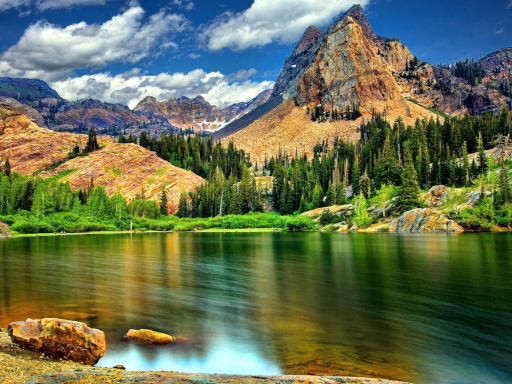
#> input picture tests/nature.png, 512 x 384 px, found by its file name; its folder holds 5 pictures in this run
$ python agonImages.py
#> lines starting #> are read from the running program, lines starting #| are printed output that depends on the picture
#> further down, pil_img is the input picture: PIL image 512x384 RGB; mean R, G, B 102.6, 113.1, 83.4
import colorsys
import numpy as np
from PIL import Image
import struct

colors64 = [
    (0, 0, 0), # 0 Black
    (170, 0, 0), # 1 Dark red
    (0, 170, 0), # 2 Dark green
    (170, 170, 0), # 3 Dark yellow
    (0, 0, 170), # 4 Dark blue
    (170, 0, 170), # 5 Dark magenta
    (0, 170, 170), # 6 Dark cyan
    (170, 170, 170), # 7 Light gray
    (85, 85, 85), # 8 Gray
    (255, 0, 0), # 9 Red
    (0, 255, 0), # 10 Green
    (255, 255, 0), # 11 Yellow
    (0, 0, 255), # 12 Blue
    (255, 0, 255), # 13 Magenta
    (0, 255, 255), # 14 Cyan
    (255, 255, 255), # 15 White
    (0, 0, 85), # 16 Navy (darkest blue)
    (0, 85, 0), # 17 Dark olive green
    (0, 85, 85), # 18 Darker teal
    (0, 85, 170), # 19 Azure
    (0, 85, 255), # 20 Lighter azure
    (0, 170, 85), # 21 Spring green
    (0, 170, 255), # 22 Sky blue
    (0, 255, 85), # 23 Light spring green
    (0, 255, 170), # 24 Medium spring green
    (85, 0, 0), # 25 Maroon
    (85, 0, 85), # 26 Violet
    (85, 0, 170), # 27 Indigo
    (85, 0, 255), # 28 Electric indigo
    (85, 85, 0), # 29 Dark khaki
    (85, 85, 170), # 30 Slate blue
    (85, 85, 255), # 31 Light slate blue
    (85, 170, 0), # 32 Chartreuse
    (85, 170, 85), # 33 Medium sea green
    (85, 170, 170), # 34 Light sea green
    (85, 170, 255), # 35 Deep sky blue
    (85, 255, 0), # 36 Lawn green
    (85, 255, 85), # 37 Light green
    (85, 255, 170), # 38 Pale green
    (85, 255, 255), # 39 Pale turquoise
    (170, 0, 85), # 40 Medium violet
    (170, 0, 255), # 41 Medium blue
    (170, 85, 0), # 42 Golden brown
    (170, 85, 85), # 43 Rosy brown
    (170, 85, 170), # 44 Medium orchid
    (170, 85, 255), # 45 Medium purple
    (170, 170, 85), # 46 Tan
    (170, 170, 255), # 47 Light steel blue
    (170, 255, 0), # 48 Bright green
    (170, 255, 85), # 49 Pale lime green
    (170, 255, 170), # 50 Pale light green
    (170, 255, 255), # 51 Light cyan
    (255, 0, 85), # 52 Hot pink
    (255, 0, 170), # 53 Deep pink
    (255, 85, 0), # 54 Dark orange
    (255, 85, 85), # 55 Salmon
    (255, 85, 170), # 56 Orchid
    (255, 85, 255), # 57 Bright magenta
    (255, 170, 0), # 58 Orange
    (255, 170, 85), # 59 Light salmon
    (255, 170, 170), # 60 Light pink
    (255, 170, 255), # 61 Lavender pink
    (255, 255, 85), # 62 Pale yellow
    (255, 255, 170) # 63 Light yellow
]

colors63 = [
    (0, 0, 0), # 0 Black
    (170, 0, 0), # 1 Dark red
    (0, 170, 0), # 2 Dark green
    (170, 170, 0), # 3 Dark yellow
    (0, 0, 170), # 4 Dark blue
    (170, 0, 170), # 5 Dark magenta
    (0, 170, 170), # 6 Dark cyan
    (170, 170, 170), # 7 Light gray
    (85, 85, 85), # 8 Gray
    (255, 0, 0), # 9 Red
    (0, 255, 0), # 10 Green
    (255, 255, 0), # 11 Yellow
    (0, 0, 255), # 12 Blue
    (0, 255, 255), # 14 Cyan
    (255, 255, 255), # 15 White
    (0, 0, 85), # 16 Navy (darkest blue)
    (0, 85, 0), # 17 Dark olive green
    (0, 85, 85), # 18 Darker teal
    (0, 85, 170), # 19 Azure
    (0, 85, 255), # 20 Lighter azure
    (0, 170, 85), # 21 Spring green
    (0, 170, 255), # 22 Sky blue
    (0, 255, 85), # 23 Light spring green
    (0, 255, 170), # 24 Medium spring green
    (85, 0, 0), # 25 Maroon
    (85, 0, 85), # 26 Violet
    (85, 0, 170), # 27 Indigo
    (85, 0, 255), # 28 Electric indigo
    (85, 85, 0), # 29 Dark khaki
    (85, 85, 170), # 30 Slate blue
    (85, 85, 255), # 31 Light slate blue
    (85, 170, 0), # 32 Chartreuse
    (85, 170, 85), # 33 Medium sea green
    (85, 170, 170), # 34 Light sea green
    (85, 170, 255), # 35 Deep sky blue
    (85, 255, 0), # 36 Lawn green
    (85, 255, 85), # 37 Light green
    (85, 255, 170), # 38 Pale green
    (85, 255, 255), # 39 Pale turquoise
    (170, 0, 85), # 40 Medium violet
    (170, 0, 255), # 41 Medium blue
    (170, 85, 0), # 42 Golden brown
    (170, 85, 85), # 43 Rosy brown
    (170, 85, 170), # 44 Medium orchid
    (170, 85, 255), # 45 Medium purple
    (170, 170, 85), # 46 Tan
    (170, 170, 255), # 47 Light steel blue
    (170, 255, 0), # 48 Bright green
    (170, 255, 85), # 49 Pale lime green
    (170, 255, 170), # 50 Pale light green
    (170, 255, 255), # 51 Light cyan
    (255, 0, 85), # 52 Hot pink
    (255, 0, 170), # 53 Deep pink
    (255, 85, 0), # 54 Dark orange
    (255, 85, 85), # 55 Salmon
    (255, 85, 170), # 56 Orchid
    (255, 85, 255), # 57 Bright magenta
    (255, 170, 0), # 58 Orange
    (255, 170, 85), # 59 Light salmon
    (255, 170, 170), # 60 Light pink
    (255, 170, 255), # 61 Lavender pink
    (255, 255, 85), # 62 Pale yellow
    (255, 255, 170) # 63 Light yellow
]

colors16 = [
    (0, 0, 0), # 0 Black
    (170, 0, 0), # 1 Dark red
    (0, 170, 0), # 2 Dark green
    (170, 170, 0), # 3 Dark yellow
    (0, 0, 170), # 4 Dark blue
    (170, 0, 170), # 5 Dark magenta
    (0, 170, 170), # 6 Dark cyan
    (170, 170, 170), # 7 Light gray
    (85, 85, 85), # 8 Gray
    (255, 0, 0), # 9 Red
    (0, 255, 0), # 10 Green
    (255, 255, 0), # 11 Yellow
    (0, 0, 255), # 12 Blue
    (255, 0, 255), # 13 Magenta
    (0, 255, 255), # 14 Cyan
    (255, 255, 255), # 15 White
]

# [24 lines left out: function get_rgba_color_by_index, not called in this run]

def rgb_to_hsv(color):
    """Convert an RGB color (with each component in the range [0, 255]) to HSV."""
    return colorsys.rgb_to_hsv(color[0]/255.0, color[1]/255.0, color[2]/255.0)

# [4 lines left out: function getColorDistanceHSV, not called in this run]

def getColorDistanceRGB(color1, color2):
    """Calculate the Euclidean distance between two RGB colors."""
    return np.sqrt(sum((np.array(color1) - np.array(color2)) ** 2))

def findNearestColorRGB(targetColor, numcolors):
    """Find the nearest color in the 16-color palette to the target RGB color, ignoring alpha for distance calculation."""
    if targetColor[3] == 0:  # Check if the target color is fully transparent
        return (0, 0, 0, 0)  # Return a fully transparent color
    # Remove alpha channel from target color for comparison
    targetRGB = targetColor[:3]
    minDistance = float('inf')
    nearestColor = None
    if numcolors == 16:
            colors = colors16
    else:
            colors = colors64
    for color in colors:
        distance = getColorDistanceRGB(targetRGB, color)
        if distance < minDistance:
            minDistance = distance
            nearestColor = color
    # Return the nearest color with full opacity
    return nearestColor + (255,)

# [25 lines left out: function findNearestColorHSV, not called in this run]

# the optional transparent_color parameter is a tuple of RGB values to treat as transparent
# it can contain a fourth value for alpha, but it will be ignored
def convert_to_palette(image, numcolors, method, transparent_color=None):
#> called with numcolors = 64, method = 'RGB'
    width, height = image.size
#> width = 512; height = 384
    # Ensure the image is in RGBA mode
    if image.mode != 'RGBA':
        image = image.convert('RGBA')

    new_img = Image.new('RGBA', (width, height))
#> new_img: PIL image 512x384 RGBA; every value is 0

    # Process each pixel according to the color conversion method
    if method == 'RGB':
        for x in range(width):
            for y in range(height):
                current_pixel = image.getpixel((x, y))
                # Only compare RGB channels for transparency
                if transparent_color and current_pixel[:3] == transparent_color[:3]:
                    nearest_color = (0, 0, 0, 0)
                else:
                    nearest_color = findNearestColorRGB(current_pixel, numcolors)
                    nearest_color = nearest_color[:3] + (255,)  # Preserve full opacity unless transparent
                new_img.putpixel((x, y), nearest_color)
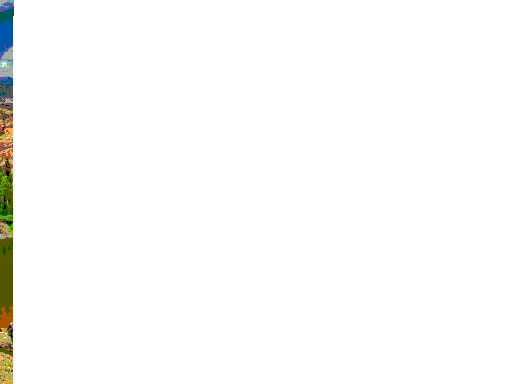
#> new_img: PIL image 512x384 RGBA; mean R, G, B, A 2.8, 2.8, 1.7, 6.5; transparent parts drawn white
    elif method == 'HSV':
        for x in range(width):
            for y in range(height):
                current_pixel = image.getpixel((x, y))
                # Apply transparency check for HSV method if needed
                if transparent_color and current_pixel[:3] == transparent_color[:3]:
                    nearest_color = (0, 0, 0, 0)
                else:
                    nearest_color = findNearestColorHSV(current_pixel, numcolors)
                    nearest_color = nearest_color[:3] + (255,)  # Preserve full opacity unless transparent
                new_img.putpixel((x, y), nearest_color)
    else:
        raise ValueError("convert_to_palette: Invalid method. Use 'RGB' or 'HSV'.")

    return new_img

# [122 lines left out: functions img_to_rgba8, quantize_to_2bit, img_to_rgba2, rgba8_to_img, decode_pixel, rgba2_to_img, not called in this run]

if __name__ == "__main__":
    base_file = "tests/nature"
    rgba2_file = f"{base_file}.rgba2"
    png_file = f"{base_file}.png"
    pil_img = Image.open(png_file)
    transparent_color = None
#> (the run stopped early here; a loop or call above may not have finished)
